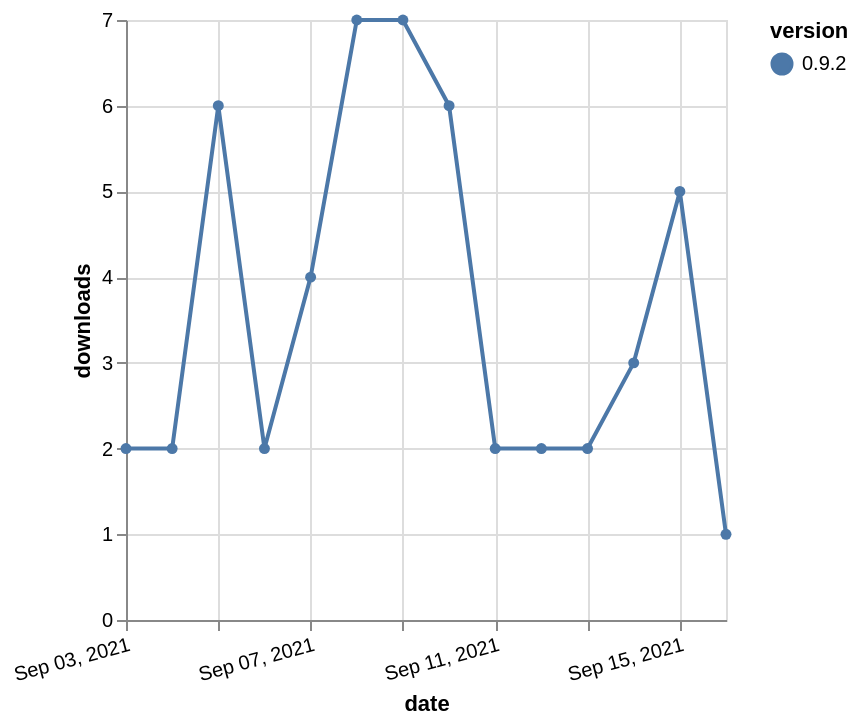

The specification (Vega-Lite) saved for this image:
### Vega-Lite specification from a JSON file in a GitHub repository (floating-point values rounded to 4 significant figures)
{"$schema": "https://vega.github.io/schema/vega-lite/v5.json", "description": "A simple bar chart with embedded data.", "data": {"values": [{"date": "2021-09-03", "total": 1789, "delta": 2, "version": "0.9.2"}, {"date": "2021-09-04", "total": 1791, "delta": 2, "version": "0.9.2"}, {"date": "2021-09-05", "total": 1797, "delta": 6, "version": "0.9.2"}, {"date": "2021-09-06", "total": 1799, "delta": 2, "version": "0.9.2"}, {"date": "2021-09-07", "total": 1803, "delta": 4, "version": "0.9.2"}, {"date": "2021-09-08", "total": 1810, "delta": 7, "version": "0.9.2"}, {"date": "2021-09-09", "total": 1817, "delta": 7, "version": "0.9.2"}, {"date": "2021-09-10", "total": 1823, "delta": 6, "version": "0.9.2"}, {"date": "2021-09-11", "total": 1825, "delta": 2, "version": "0.9.2"}, {"date": "2021-09-12", "total": 1827, "delta": 2, "version": "0.9.2"}, {"date": "2021-09-13", "total": 1829, "delta": 2, "version": "0.9.2"}, {"date": "2021-09-14", "total": 1832, "delta": 3, "version": "0.9.2"}, {"date": "2021-09-15", "total": 1837, "delta": 5, "version": "0.9.2"}, {"date": "2021-09-16", "total": 1838, "delta": 1, "version": "0.9.2"}]}, "width": "container", "mark": {"type": "line", "point": {"filled": true}}, "encoding": {"x": {"field": "date", "type": "temporal", "timeUnit": "yearmonthdate", "title": "date", "axis": {"labelAngle": -15}}, "y": {"field": "delta", "type": "quantitative", "title": "downloads"}, "color": {"field": "version", "type": "nominal"}, "tooltip": {"field": "delta"}}}
